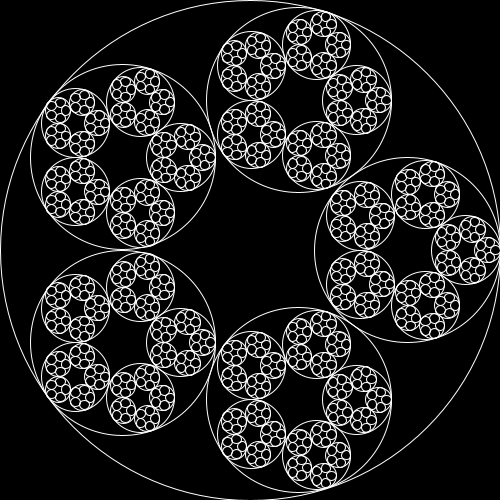
Frame 1 (no input)
Frame 60 (the mouse pressed at the canvas centre just before this capture): identical to frame 1, image omitted
Frame 120 (the mouse held since frame 60 and released just before this capture): identical to frame 1, image omitted

The Processing sketch that drew this single still picture (run headless with seeded random() and noise(); from frame 60 on, the mouse is pressed at the canvas centre):

// Processing sketch: fractal_circles
// ── fractal_circles.pde
void setup() {
  size(500,500);
}

void draw() {
  background(0);
  // Calling the recursive function with arguments
  // Reps is the depth you want to recurse, circles is the number of circles to draw in each shape
  // So you can play around and draw different things here
  fracCircle(width/2, height/2, width, 5, 4);
}

void fracCircle(float x, float y, float diameter, int circles, int reps) {
  noFill();
  stroke(255);
  // Draw the circle with the passed in coordinates and diameter
  circle(x, y, diameter);
  
  // Radius of larger circle is diameter / 2
  float outerRadius = diameter / 2;
  // Radius of inner circle (which the other circles will wrap around) is done using some trig here
  float innerRadius = (outerRadius - (outerRadius * sin(PI / circles))) / (sin(PI / circles) + 1);
  // Diameter of circles in ring is the difference between outer and inner radii
  float ringDiameter = outerRadius - innerRadius;
  // The distance to the center for the rings is the sum of outer and inner radii divided by two
  float ringCenter = (outerRadius + innerRadius) / 2;
  // This breaks up the unit circle into segments based on the number of circles you want to draw
  float theta = TWO_PI / circles;
  
  // If the base has not been reached yet
  if (reps > 0) {
    // For each circle you want to draw
    for (int i = 1; i <= circles; i++) {
      // Calls fracCircle with the new x, y, diameter, and decremented reps
      fracCircle(ringCenter * cos(theta * i) + x, ringCenter * sin(theta * i) + y, ringDiameter, circles, reps - 1);
    }
  }
  
  
}
